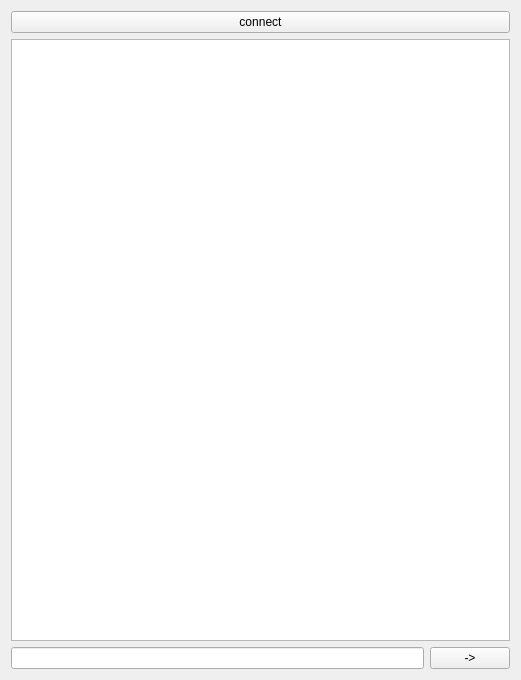
<?xml version="1.0" encoding="UTF-8"?>
<ui version="4.0">
 <class>Chat</class>
 <widget class="QWidget" name="Chat">
  <property name="geometry">
   <rect>
    <x>0</x>
    <y>0</y>
    <width>521</width>
    <height>680</height>
   </rect>
  </property>
  <property name="windowTitle">
   <string>Form</string>
  </property>
  <layout class="QGridLayout" name="gridLayout">
   <item row="0" column="0" colspan="2">
    <widget class="QPushButton" name="connect_Button">
     <property name="text">
      <string>connect</string>
     </property>
    </widget>
   </item>
   <item row="2" column="0">
    <widget class="QLineEdit" name="lineEdit"/>
   </item>
   <item row="2" column="1">
    <widget class="QPushButton" name="Send_Message">
     <property name="text">
      <string>-&gt;</string>
     </property>
    </widget>
   </item>
   <item row="1" column="0" colspan="2">
    <widget class="QTextBrowser" name="textBrowser"/>
   </item>
  </layout>
 </widget>
 <resources/>
 <connections/>
</ui>
